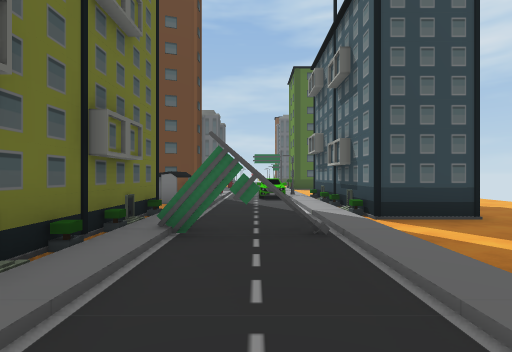
[1] (above)

18 first-person views from a walk through a scene from a Unity 3-D project. The camera is 1.5 m above the floor, looks level and sees 85° across. The floor is counted in squares, 2 m on a side. Each view is taken from the middle of a square. On the plan, view 1 faces up. The plan holds only what a view shows up to about 10 squares ahead; the rest is blank. The place goes on beyond the plan. The player character is not drawn. Some surface patterns are stand-ins.

[2]
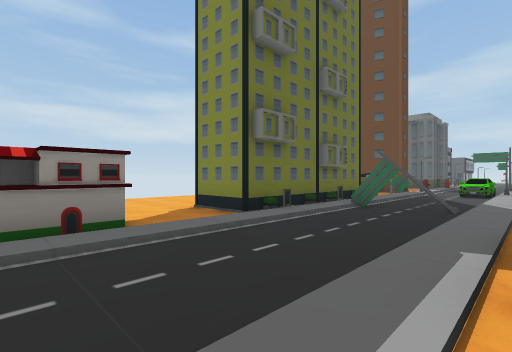

[3]
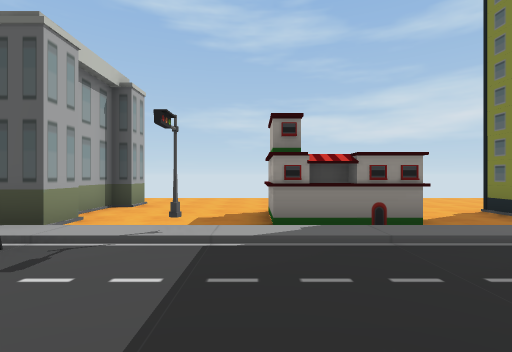

[4]
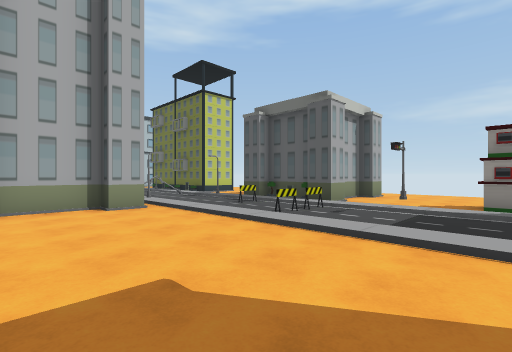

[5]
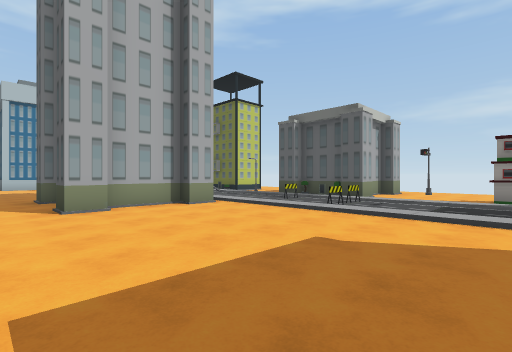

[6]
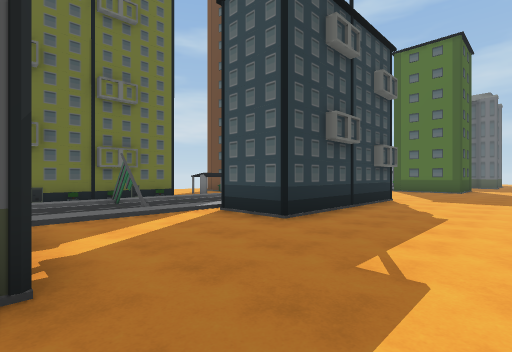

[7]
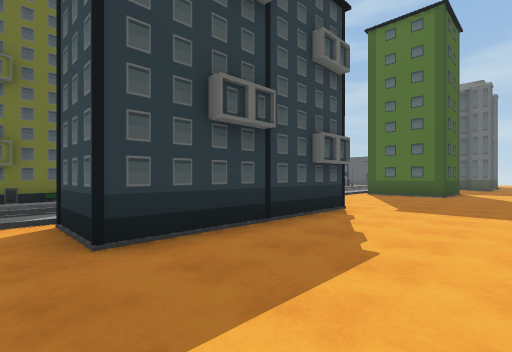

[8]
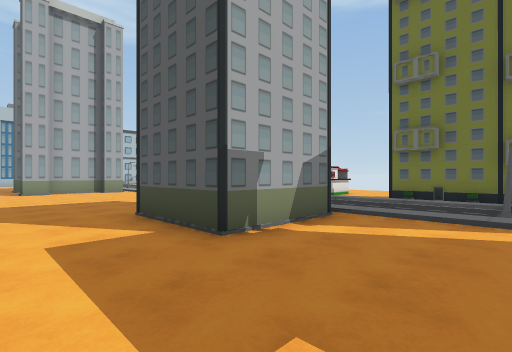

[9]
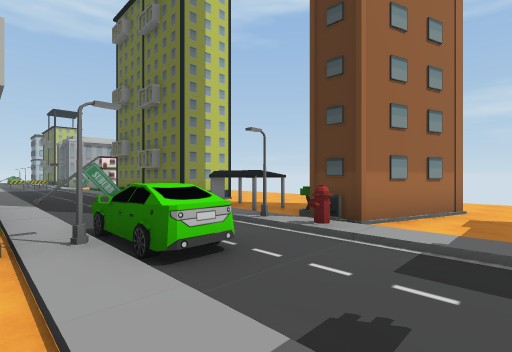

[10]
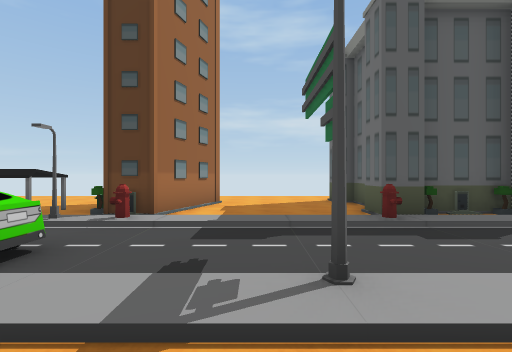

[11]
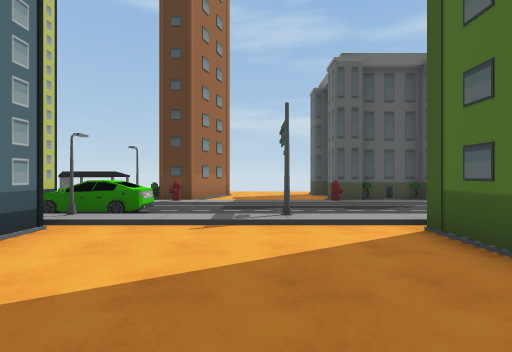

[12]
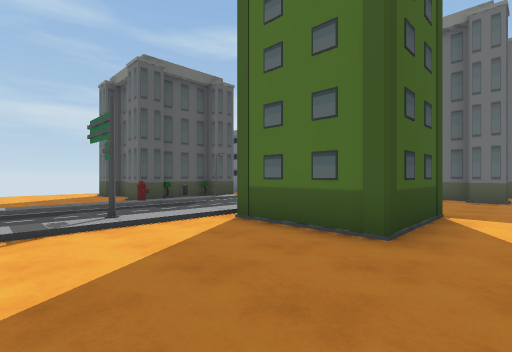

[13]
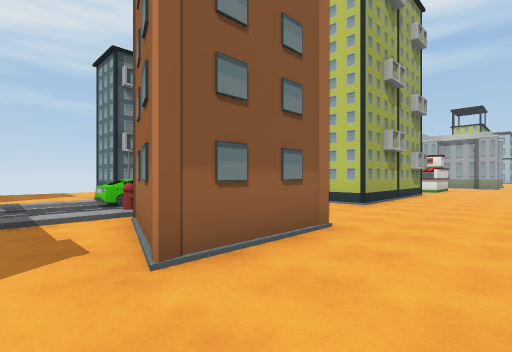

[14]
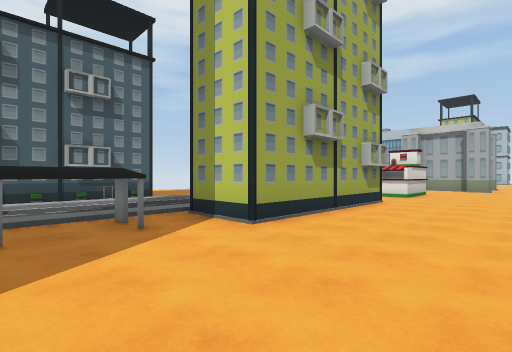

[15]
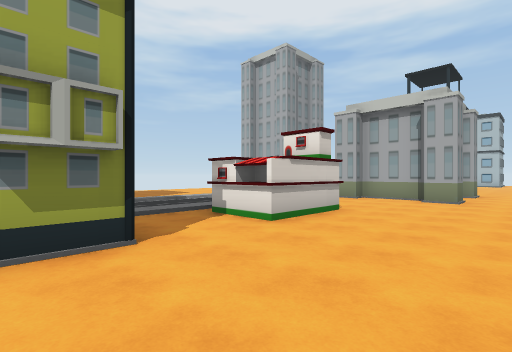

[16]
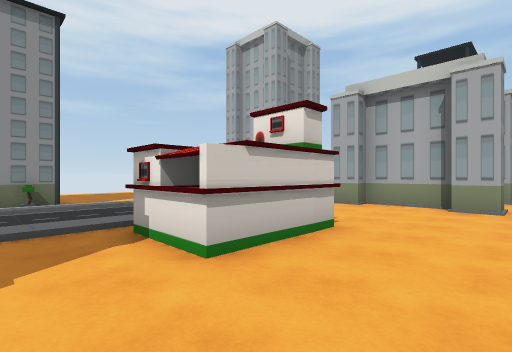

[17]
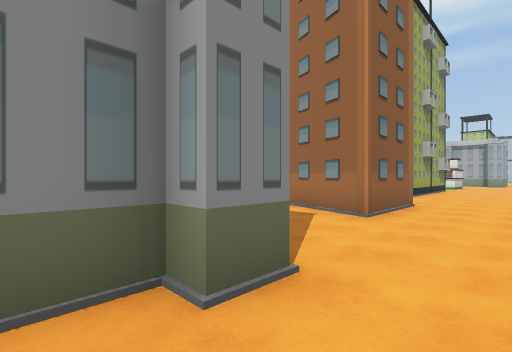

[18]
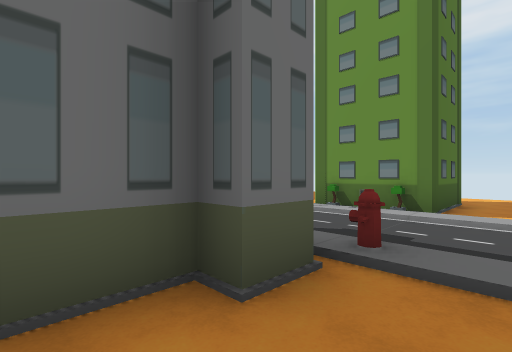

### Floor plan
Key: @ floor where view 1 was taken; # wall or solid block; x gap in a wall; . floor; / step, stairs or slope; = window, fence, low wall or low ledge; C car; S streetlight; O other object.
Columns run from 7 left of view 1 to 7 right of it. Each row starts with its distance up from view 1.
 17 ..###././###..
 16 ..###//./###...
 15 ......#.//.....
 14 ....../.#/....
 13 .....././/.....
 12 .....././/.....
 11 ..###.#/C/.....
 10 ...##.SCS##....
  9 ....#..CCO ....
  8 ....#.../# ....
  7 ......../# ....
  6 ....##../# ....
  5 .... O../##....
  4 .... #xx=/.....
  3 .... #/.//.....
  2 .... #/.//.....
  1 ....##/./###...
  0 ....../@//##...
 -1 .....././###...
 -2 ...##././/.....
 -3 ...##././/.....
 -4 .....././/.....
 -5 ......#.//.....
 -6 .....././/.....
 -7 ......OO//.....
 -8  .####/.//.....
 -9  .# #..O//.....
-10  .####..//###..

Where each view was taken, in squares from view 1:
view 1: 0 up, 0 right, facing up
view 2: 3 down, 2 right, facing up-left
view 3: 4 down, 2 right, facing left
view 4: 3 down, 5 right, facing down-left
view 5: 3 down, 7 right, facing down-left
view 6: 1 up, 7 right, facing up-left
view 7: 4 up, 7 right, facing up-left
view 8: 4 up, 7 right, facing down-left
view 9: 13 up, 2 right, facing down-left
view 10: 13 up, 3 right, facing left
view 11: 13 up, 6 right, facing left
view 12: 12 up, 6 right, facing up-left
view 13: 13 up, 7 left, facing down-right
view 14: 9 up, 7 left, facing down-right
view 15: 2 up, 7 left, facing down-right
view 16: 0 up, 6 left, facing down-right
view 17: 17 up, 7 left, facing down-right
view 18: 14 up, 4 left, facing up-right
